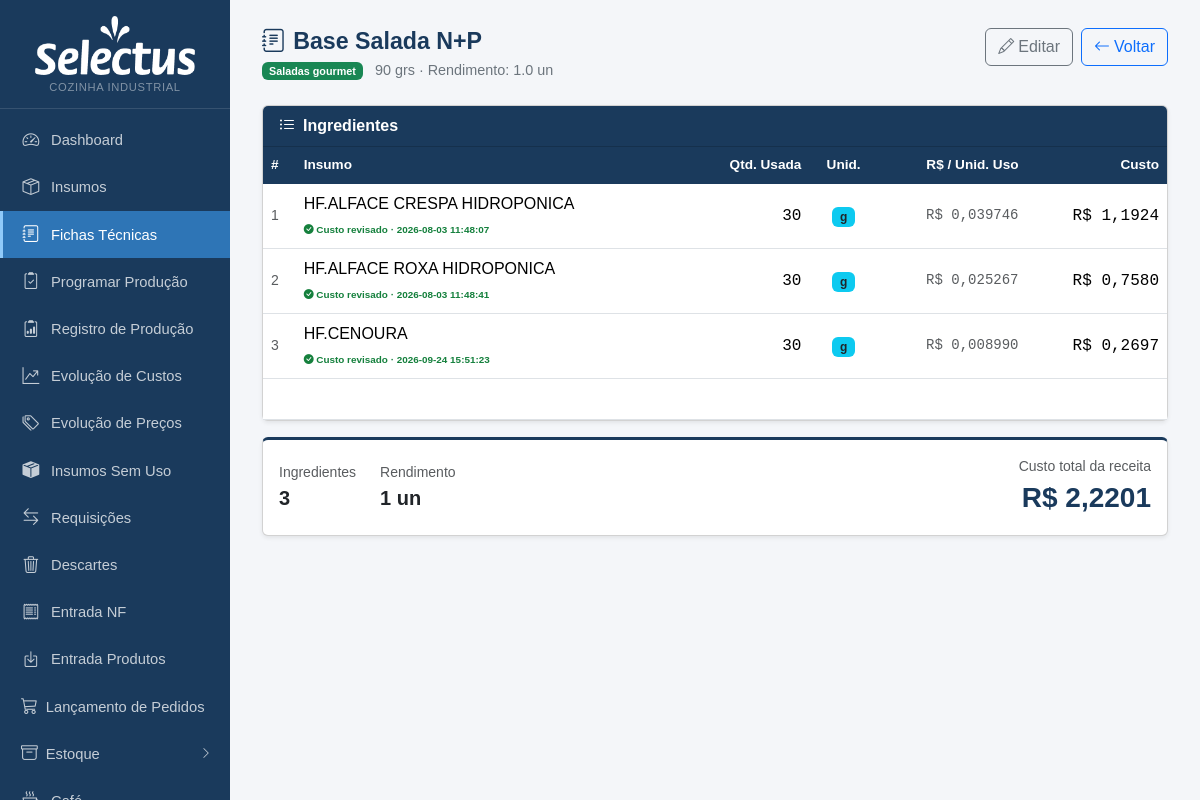
Screenshot of /fichas/2 with the database file from the repository.
### tables this page shows
CREATE TABLE produtos (
            id INTEGER PRIMARY KEY AUTOINCREMENT,
            nome TEXT NOT NULL,
            descricao TEXT,
            rendimento REAL DEFAULT 1,
            unidade_rendimento TEXT DEFAULT 'un'
        , categoria TEXT, valor_referencia REAL, status_revisao TEXT DEFAULT 'nao_revisada', status_revisao_custo TEXT DEFAULT 'nao_revisado', data_revisao TEXT, data_revisao_custo TEXT, ativo INTEGER NOT NULL DEFAULT 1, observacao TEXT);

CREATE TABLE ficha_tecnica (
            id INTEGER PRIMARY KEY AUTOINCREMENT,
            produto_id INTEGER NOT NULL,
            insumo_id INTEGER NOT NULL,
            quantidade REAL NOT NULL, aproveitamento REAL NOT NULL DEFAULT 100,
            FOREIGN KEY (produto_id) REFERENCES produtos(id) ON DELETE CASCADE,
            FOREIGN KEY (insumo_id) REFERENCES insumos(id)
        );

CREATE TABLE insumos (
            id INTEGER PRIMARY KEY AUTOINCREMENT,
            nome TEXT NOT NULL,
            unidade_compra TEXT NOT NULL,
            preco_compra REAL,
            unidade_uso TEXT NOT NULL,
            fator_conversao REAL NOT NULL DEFAULT 1
        , qtd_por_embalagem REAL, unid_embalagem TEXT, produto_vinculado_id INTEGER, estoque_atual REAL DEFAULT 0, estoque_minimo REAL DEFAULT 0, status_revisao_custo TEXT DEFAULT 'nao_revisado', data_revisao_custo TEXT, fornecedor TEXT, aproveitamento REAL NOT NULL DEFAULT 100, status_revisao_nome TEXT DEFAULT 'nao_revisado', observacao TEXT, estoque_central REAL DEFAULT 0, status_revisao_fp TEXT DEFAULT "nao_revisado", categoria TEXT, ep_fornecedor_id INTEGER REFERENCES ep_fornecedores(id), cat1 TEXT);

### app.py (the view)
@app.route('/fichas/<int:id>')
def ficha_ver(id):
    db = get_db()
    prod = db.execute('SELECT * FROM produtos WHERE id=?', (id,)).fetchone()
    if not prod:
        db.close(); return redirect(url_for('fichas_lista'))
    items = db.execute('''
        SELECT ft.id ft_id, ft.quantidade, i.id ins_id, i.nome ins_nome,
               i.unidade_uso, i.preco_compra, i.fator_conversao,
               i.produto_vinculado_id, p2.nome as nome_vinc, p2.rendimento as rend_vinc,
               i.status_revisao_custo, i.data_revisao_custo,
               COALESCE(ft.aproveitamento, 100) AS aproveitamento
        FROM ficha_tecnica ft
        JOIN insumos i ON i.id=ft.insumo_id
        LEFT JOIN produtos p2 ON p2.id = i.produto_vinculado_id
        WHERE ft.produto_id=? ORDER BY i.nome''', (id,)).fetchall()
    db.close()
    total, incompleto = 0.0, False
    itens = []
    for it in items:
        c = None
        origem = 'preco'
        aprov = (it['aproveitamento'] or 100) / 100
        qtd_compra = it['quantidade'] / aprov
        if it['produto_vinculado_id']:
            sub, sub_ok = custo_produto(it['produto_vinculado_id'])
            if sub_ok:
                rend = it['rend_vinc'] or 1
                c = qtd_compra * (sub / rend) / it['fator_conversao']
                total += c
                origem = 'ficha'
            else:
                incompleto = True
        elif it['preco_compra'] is not None:
            c = qtd_compra * it['preco_compra'] / it['fator_conversao']
            total += c
        else:
            incompleto = True
        itens.append({**dict(it), 'custo': c, 'origem': origem, 'qtd_compra': qtd_compra})
    cat_map = {nome: cls for nome, cls in CATEGORIAS}
    return render_template('ficha_ver.html', prod=prod, itens=itens, total=total, incompleto=incompleto, cat_map=cat_map)

### app.py (called while the page is built)
def _to_br(value, decimals):
    if value is None:
        return '—'
    s = f'{float(value):,.{decimals}f}'
    return s.replace(',', 'X').replace('.', ',').replace('X', '.')

@app.template_filter('brl')
def brl_filter(value, decimals=2):
    return 'R$ ' + _to_br(value, decimals)

def get_db():
    c = sqlite3.connect(DB)
    c.row_factory = sqlite3.Row
    c.execute("PRAGMA foreign_keys = ON")
    return c

def count_alertas():
    try:
        db = get_db()
        n = db.execute('''SELECT COUNT(*) FROM insumos
                          WHERE estoque_minimo > 0 AND COALESCE(estoque_atual,0) < estoque_minimo''').fetchone()[0]
        db.close()
        return n
    except:
        return 0

@app.context_processor
def inject_alertas():
    try:
        db = get_db()
        n_ped = db.execute("SELECT COUNT(*) FROM pedidos WHERE status='aberto'").fetchone()[0]
        db.close()
    except Exception:
        n_ped = 0
    return dict(n_alertas=count_alertas(), n_pedidos_abertos=n_ped)

### templates/ficha_ver.html (shortened to what this page needs)
{% extends "base.html" %}
{% block content %}
<div class="page-header d-flex justify-content-between align-items-start">
  <div>
    <h1><i class="bi bi-journal-text me-2"></i>{{ prod.nome }}</h1>
    <p>
      {% if prod.categoria %}
      <span class="badge {{ cat_map.get(prod.categoria, 'bg-secondary') }} me-2">{{ prod.categoria }}</span>
      {% endif %}
      {{ prod.descricao or '' }}{% if prod.descricao %} · {% endif %}Rendimento: {{ prod.rendimento }} {{ prod.unidade_rendimento }}
    </p>
  </div>
  <div class="d-flex gap-2">
    <a href="{{ url_for('ficha_editar', id=prod.id) }}" class="btn btn-outline-secondary">
      <i class="bi bi-pencil me-1"></i>Editar
    </a>
    <a href="{{ url_for('fichas_lista') }}" class="btn btn-outline-primary">
      <i class="bi bi-arrow-left me-1"></i>Voltar
    </a>
  </div>
</div>
<div class="card shadow-sm">
  <div class="card-header py-2" style="background:#1a3a5c">
    <span class="text-white fw-semibold"><i class="bi bi-list-ul me-2"></i>Ingredientes</span>
  </div>
  <div class="card-body p-0">
    <table class="table table-hover mb-0">
      <thead>
        <tr>
          <th>#</th>
          <th>Insumo</th>
          <th class="text-end">Qtd. Usada</th>
          <th class="text-center">Unid.</th>
          <th class="text-end">R$ / Unid. Uso</th>
          <th class="text-end">Custo</th>
        </tr>
      </thead>
      <tbody>
        {% for it in itens %}
        <tr>
          <td class="text-muted small">{{ loop.index }}</td>
          <td>
            {{ it.ins_nome }}
            <br>
            {% if it.status_revisao_custo == 'revisado' %}
              <span style="font-size:.62rem;color:#15803d;font-weight:600">
                <i class="bi bi-check-circle-fill"></i> Custo revisado{% if it.data_revisao_custo %} · {{ it.data_revisao_custo }}{% endif %}
              </span>
            {% elif it.status_revisao_custo == 'em_revisao' %}
              <span style="font-size:.62rem;color:#b45309;font-weight:600">
                <i class="bi bi-hourglass-split"></i> Em revisão
              </span>
            {% else %}
              <span style="font-size:.62rem;color:#9ca3af">
                <i class="bi bi-dash-circle"></i> Sem revisão
              </span>
            {% endif %}
          </td>
          <td class="text-end font-monospace">
            {{ it.quantidade|int if it.quantidade == it.quantidade|int else it.quantidade|num_br(3) }}
          </td>
          <td class="text-center"><span class="badge bg-info text-dark">{{ it.unidade_uso }}</span></td>
          <td class="text-end font-monospace small text-muted">
            {% if it.preco_compra %}{{ (it.preco_compra / it.fator_conversao)|brl(6) }}{% else %}—{% endif %}
          </td>
          <td class="text-end font-monospace">
            {% if it.custo is not none %}
              {{ it.custo|brl(4) }}
            {% else %}
              <span class="badge badge-sem-preco">sem preço</span>
            {% endif %}
          </td>
        </tr>
        {% endfor %}
      </tbody>
      <tfoot>
        <tr style="background:#1a3a5c">
          <td colspan="5" class="text-end fw-bold text-white">CUSTO TOTAL DO PRODUTO</td>
          <td class="text-end fw-bold text-white font-monospace fs-6">
          </td>
        </tr>
      </tfoot>
    </table>
  </div>
</div>
<div class="card shadow-sm mt-3" style="border-top: 3px solid #1a3a5c">
  <div class="card-body py-3">
    <div class="d-flex flex-wrap justify-content-between align-items-center gap-3">
      <div class="d-flex gap-4">
        <div>
          <div class="text-muted small">Ingredientes</div>
          <strong class="fs-5">{{ itens|length }}</strong>
        </div>
        <div>
          <div class="text-muted small">Rendimento</div>
          <strong class="fs-5">{{ prod.rendimento|int if prod.rendimento == prod.rendimento|int else prod.rendimento|num_br(2) }} {{ prod.unidade_rendimento }}</strong>
        </div>
      </div>
      <div class="d-flex gap-4 align-items-end">
        <div class="text-end">
          <div class="text-muted small">Custo total da receita</div>
          {% if not incompleto %}
          <strong class="fs-3 fw-bold" style="color:#1a3a5c">{{ total|brl(4) }}</strong>
          {% else %}
          <span class="text-warning fs-5"><i class="bi bi-exclamation-triangle me-1"></i>incompleto</span>
          {% endif %}
        </div>
      </div>
    </div>
  </div>
</div>
{% endblock %}

### rows the page displays
produtos: nome "Base Salada N+P", categoria "Saladas gourmet", descricao "90 grs", rendimento "1.0", unidade_rendimento "un", rendimento|num_br "1"
ficha_tecnica: ins_nome "HF.ALFACE CRESPA HIDROPONICA", data_revisao_custo "2026-08-03 11:48:07", quantidade|num_br "30", unidade_uso "g", custo|brl "R$ 1,1924"
insumos: (it.preco_compra/it.fator_conversao)|brl(6) "R$ 0,039746"
ficha_tecnica: ins_nome "HF.ALFACE ROXA HIDROPONICA", data_revisao_custo "2026-08-03 11:48:41", quantidade|num_br "30", unidade_uso "g", custo|brl "R$ 0,7580"
insumos: (it.preco_compra/it.fator_conversao)|brl(6) "R$ 0,025267"
ficha_tecnica: ins_nome "HF.CENOURA", data_revisao_custo "2026-09-24 15:51:23", quantidade|num_br "30", unidade_uso "g", custo|brl "R$ 0,2697"
insumos: (it.preco_compra/it.fator_conversao)|brl(6) "R$ 0,008990"

### other values shown
{{ itens|length }} "3"
{{ total|brl(4) }} "R$ 2,2201"
